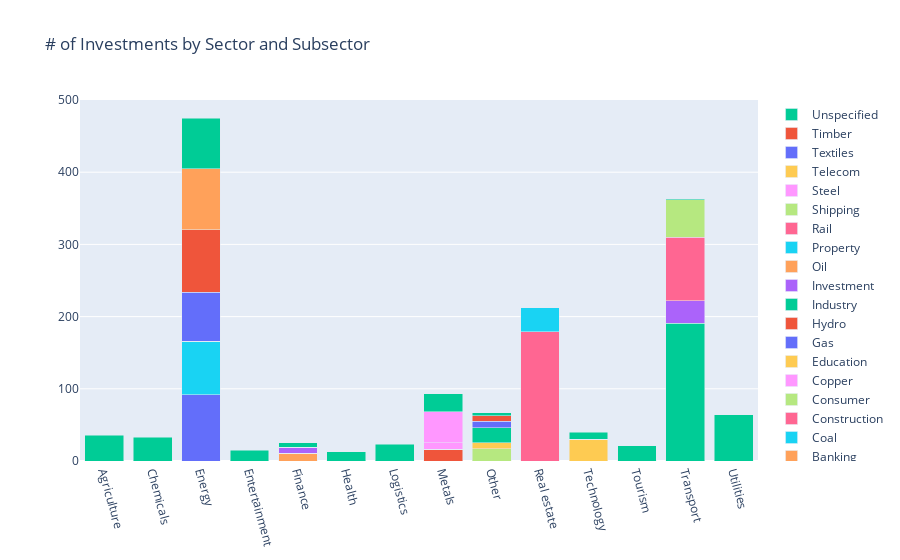

Write notebook code for a chart like this one.
### Code cell
cross = pd.crosstab(bri.Sector, bri.Subsector)
# initiate data list for figure
data = []
#use for loop on every Sector name to create bar data
for x in cross.columns:
   data.append(go.Bar(name=str(x), x=cross.index, y=cross[x]))

sectorbar = go.Figure(data)
sectorbar.update_layout(barmode = 'stack', xaxis_tickangle=75, title='# of Investments by Sector and Subsector')


#For you to take a look at the result use
sectorbar.show()

figure_div = plot(sectorbar,output_type='div')
sectorbar.write_html("2SectorBarChartBRI.html")

### Figure 1 — Plotly figure (JSON) as saved in the notebook; plotly's stock layout.template omitted (floating-point values rounded to 4 significant figures)
{"data": [{"name": "Alternative", "type": "bar", "x": ["Agriculture", "Chemicals", "Energy", "Entertainment", "Finance", "Health", "Logistics", "Metals", "Other", "Real estate", "Technology", "Tourism", "Transport", "Utilities"], "y": [0, 0, 92, 0, 0, 0, 0, 0, 0, 0, 0, 0, 0, 0]}, {"name": "Aluminum", "type": "bar", "x": ["Agriculture", "Chemicals", "Energy", "Entertainment", "Finance", "Health", "Logistics", "Metals", "Other", "Real estate", "Technology", "Tourism", "Transport", "Utilities"], "y": [0, 0, 0, 0, 0, 0, 0, 16, 0, 0, 0, 0, 0, 0]}, {"name": "Autos", "type": "bar", "x": ["Agriculture", "Chemicals", "Energy", "Entertainment", "Finance", "Health", "Logistics", "Metals", "Other", "Real estate", "Technology", "Tourism", "Transport", "Utilities"], "y": [0, 0, 0, 0, 0, 0, 0, 0, 0, 0, 0, 0, 191, 0]}, {"name": "Aviation", "type": "bar", "x": ["Agriculture", "Chemicals", "Energy", "Entertainment", "Finance", "Health", "Logistics", "Metals", "Other", "Real estate", "Technology", "Tourism", "Transport", "Utilities"], "y": [0, 0, 0, 0, 0, 0, 0, 0, 0, 0, 0, 0, 31, 0]}, {"name": "Banking", "type": "bar", "x": ["Agriculture", "Chemicals", "Energy", "Entertainment", "Finance", "Health", "Logistics", "Metals", "Other", "Real estate", "Technology", "Tourism", "Transport", "Utilities"], "y": [0, 0, 0, 0, 11, 0, 0, 0, 0, 0, 0, 0, 0, 0]}, {"name": "Coal", "type": "bar", "x": ["Agriculture", "Chemicals", "Energy", "Entertainment", "Finance", "Health", "Logistics", "Metals", "Other", "Real estate", "Technology", "Tourism", "Transport", "Utilities"], "y": [0, 0, 74, 0, 0, 0, 0, 0, 0, 0, 0, 0, 0, 0]}, {"name": "Construction", "type": "bar", "x": ["Agriculture", "Chemicals", "Energy", "Entertainment", "Finance", "Health", "Logistics", "Metals", "Other", "Real estate", "Technology", "Tourism", "Transport", "Utilities"], "y": [0, 0, 0, 0, 0, 0, 0, 0, 0, 179, 0, 0, 0, 0]}, {"name": "Consumer", "type": "bar", "x": ["Agriculture", "Chemicals", "Energy", "Entertainment", "Finance", "Health", "Logistics", "Metals", "Other", "Real estate", "Technology", "Tourism", "Transport", "Utilities"], "y": [0, 0, 0, 0, 0, 0, 0, 0, 17, 0, 0, 0, 0, 0]}, {"name": "Copper", "type": "bar", "x": ["Agriculture", "Chemicals", "Energy", "Entertainment", "Finance", "Health", "Logistics", "Metals", "Other", "Real estate", "Technology", "Tourism", "Transport", "Utilities"], "y": [0, 0, 0, 0, 0, 0, 0, 9, 0, 0, 0, 0, 0, 0]}, {"name": "Education", "type": "bar", "x": ["Agriculture", "Chemicals", "Energy", "Entertainment", "Finance", "Health", "Logistics", "Metals", "Other", "Real estate", "Technology", "Tourism", "Transport", "Utilities"], "y": [0, 0, 0, 0, 0, 0, 0, 0, 8, 0, 0, 0, 0, 0]}, {"name": "Gas", "type": "bar", "x": ["Agriculture", "Chemicals", "Energy", "Entertainment", "Finance", "Health", "Logistics", "Metals", "Other", "Real estate", "Technology", "Tourism", "Transport", "Utilities"], "y": [0, 0, 68, 0, 0, 0, 0, 0, 0, 0, 0, 0, 0, 0]}, {"name": "Hydro", "type": "bar", "x": ["Agriculture", "Chemicals", "Energy", "Entertainment", "Finance", "Health", "Logistics", "Metals", "Other", "Real estate", "Technology", "Tourism", "Transport", "Utilities"], "y": [0, 0, 86, 0, 0, 0, 0, 0, 0, 0, 0, 0, 0, 0]}, {"name": "Industry", "type": "bar", "x": ["Agriculture", "Chemicals", "Energy", "Entertainment", "Finance", "Health", "Logistics", "Metals", "Other", "Real estate", "Technology", "Tourism", "Transport", "Utilities"], "y": [0, 0, 0, 0, 0, 0, 0, 0, 21, 0, 0, 0, 0, 0]}, {"name": "Investment", "type": "bar", "x": ["Agriculture", "Chemicals", "Energy", "Entertainment", "Finance", "Health", "Logistics", "Metals", "Other", "Real estate", "Technology", "Tourism", "Transport", "Utilities"], "y": [0, 0, 0, 0, 8, 0, 0, 0, 0, 0, 0, 0, 0, 0]}, {"name": "Oil", "type": "bar", "x": ["Agriculture", "Chemicals", "Energy", "Entertainment", "Finance", "Health", "Logistics", "Metals", "Other", "Real estate", "Technology", "Tourism", "Transport", "Utilities"], "y": [0, 0, 85, 0, 0, 0, 0, 0, 0, 0, 0, 0, 0, 0]}, {"name": "Property", "type": "bar", "x": ["Agriculture", "Chemicals", "Energy", "Entertainment", "Finance", "Health", "Logistics", "Metals", "Other", "Real estate", "Technology", "Tourism", "Transport", "Utilities"], "y": [0, 0, 0, 0, 0, 0, 0, 0, 0, 33, 0, 0, 0, 0]}, {"name": "Rail", "type": "bar", "x": ["Agriculture", "Chemicals", "Energy", "Entertainment", "Finance", "Health", "Logistics", "Metals", "Other", "Real estate", "Technology", "Tourism", "Transport", "Utilities"], "y": [0, 0, 0, 0, 0, 0, 0, 0, 0, 0, 0, 0, 88, 0]}, {"name": "Shipping", "type": "bar", "x": ["Agriculture", "Chemicals", "Energy", "Entertainment", "Finance", "Health", "Logistics", "Metals", "Other", "Real estate", "Technology", "Tourism", "Transport", "Utilities"], "y": [0, 0, 0, 0, 0, 0, 0, 0, 0, 0, 0, 0, 52, 0]}, {"name": "Steel", "type": "bar", "x": ["Agriculture", "Chemicals", "Energy", "Entertainment", "Finance", "Health", "Logistics", "Metals", "Other", "Real estate", "Technology", "Tourism", "Transport", "Utilities"], "y": [0, 0, 0, 0, 0, 0, 0, 43, 0, 0, 0, 0, 0, 0]}, {"name": "Telecom", "type": "bar", "x": ["Agriculture", "Chemicals", "Energy", "Entertainment", "Finance", "Health", "Logistics", "Metals", "Other", "Real estate", "Technology", "Tourism", "Transport", "Utilities"], "y": [0, 0, 0, 0, 0, 0, 0, 0, 0, 0, 30, 0, 0, 0]}, {"name": "Textiles", "type": "bar", "x": ["Agriculture", "Chemicals", "Energy", "Entertainment", "Finance", "Health", "Logistics", "Metals", "Other", "Real estate", "Technology", "Tourism", "Transport", "Utilities"], "y": [0, 0, 0, 0, 0, 0, 0, 0, 9, 0, 0, 0, 0, 0]}, {"name": "Timber", "type": "bar", "x": ["Agriculture", "Chemicals", "Energy", "Entertainment", "Finance", "Health", "Logistics", "Metals", "Other", "Real estate", "Technology", "Tourism", "Transport", "Utilities"], "y": [0, 0, 0, 0, 0, 0, 0, 0, 8, 0, 0, 0, 0, 0]}, {"name": "Unspecified", "type": "bar", "x": ["Agriculture", "Chemicals", "Energy", "Entertainment", "Finance", "Health", "Logistics", "Metals", "Other", "Real estate", "Technology", "Tourism", "Transport", "Utilities"], "y": [36, 33, 70, 15, 6, 13, 23, 25, 4, 0, 10, 21, 1, 64]}], "layout": {"autosize": true, "barmode": "stack", "title": {"text": "# of Investments by Sector and Subsector"}, "xaxis": {"autorange": true, "range": [-0.5, 13.5], "tickangle": 75, "type": "category"}, "yaxis": {"autorange": true, "range": [0, 500], "type": "linear"}}}
